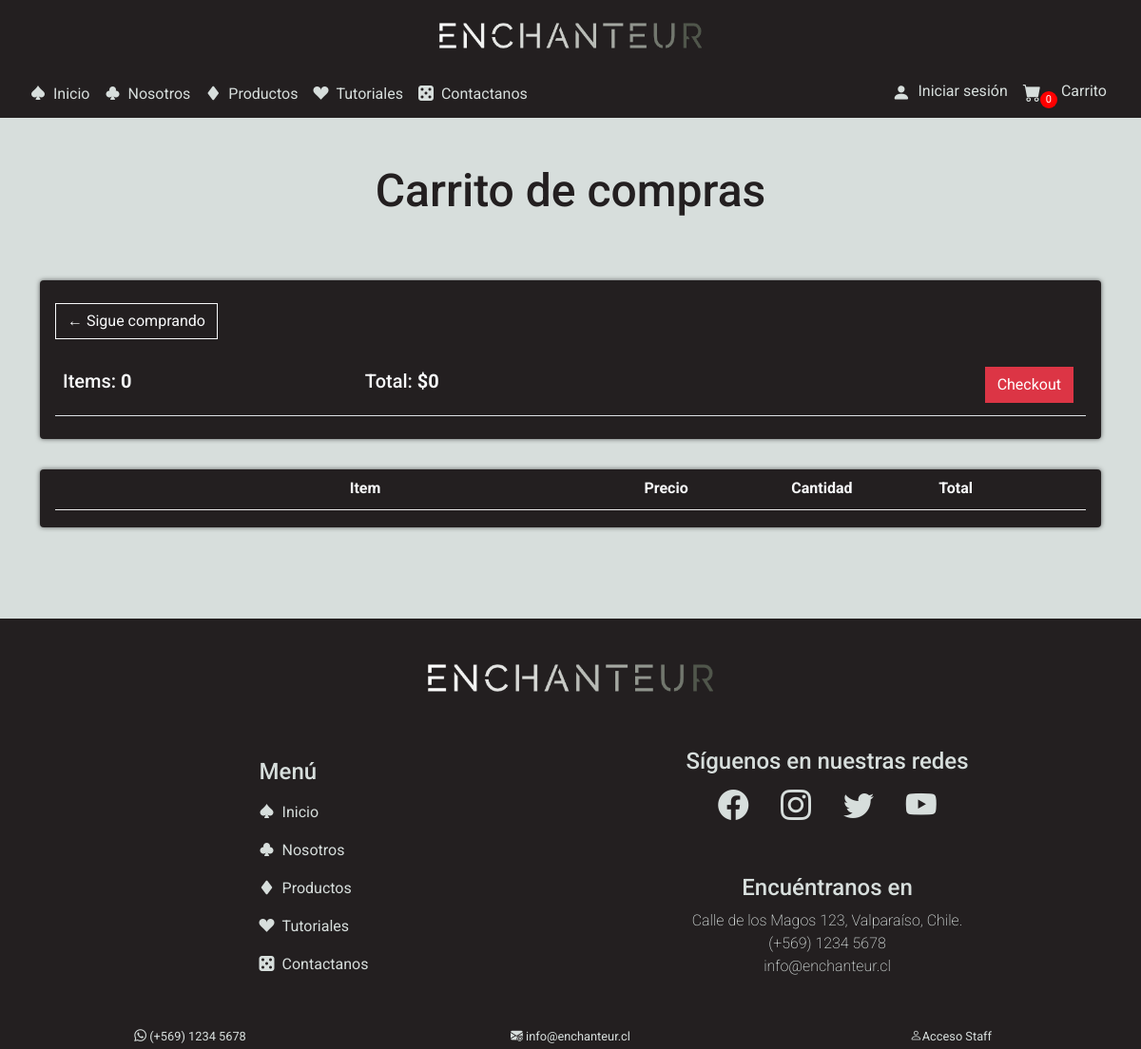
The page /cart/ (signed in) on the database as committed earlier.
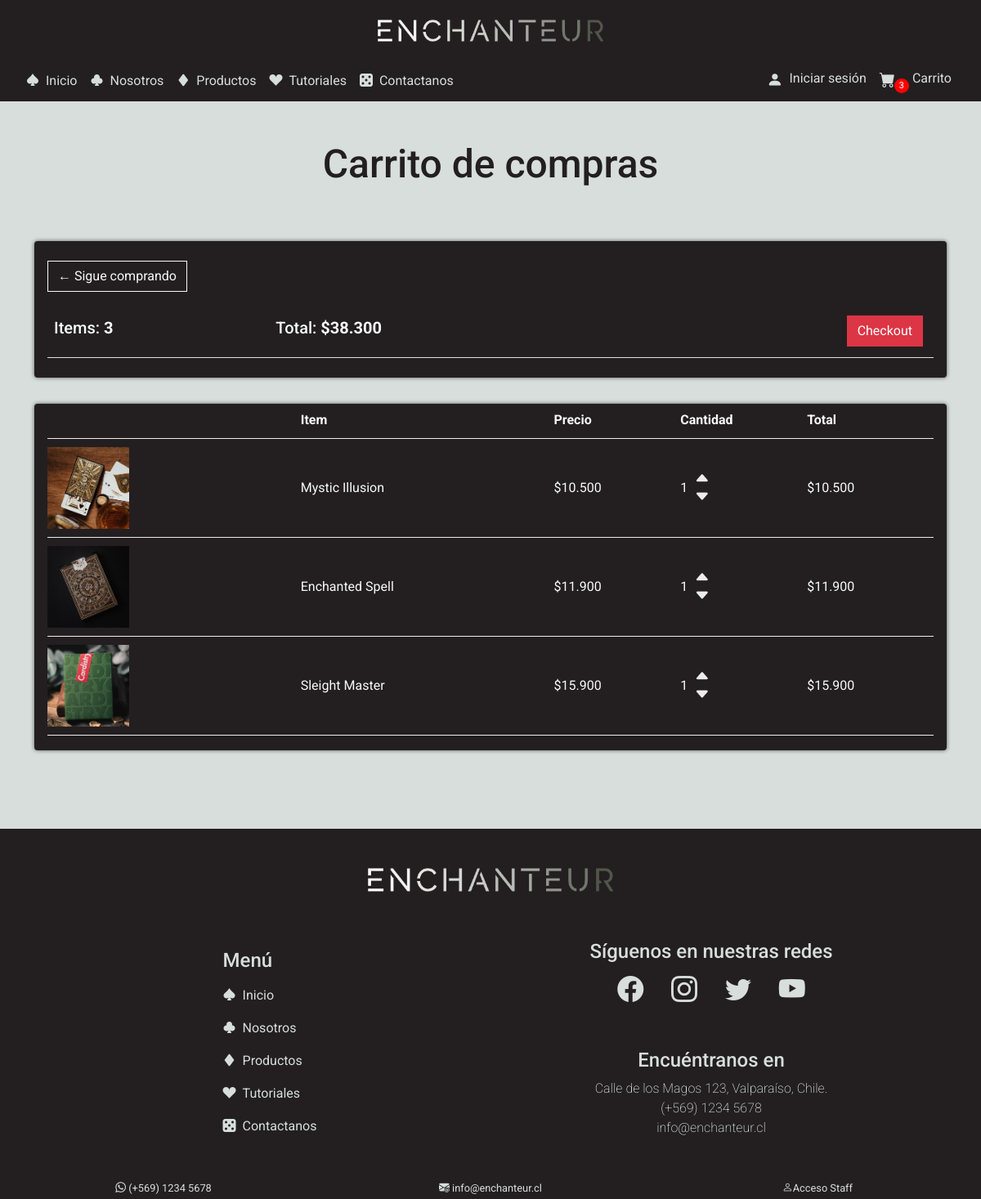
The same page on the database as committed later.
### store/models.py (models this page shows, shortened)
class Order(models.Model):
    customer = models.ForeignKey(Customer, on_delete=models.SET_NULL, null=True, blank=True)
    date_order = models.DateTimeField(auto_now_add= True),
    complete = models.BooleanField(default=False, null=True, blank=False)
    transaction_id = models.CharField(max_length = 200, null=True)
    @property
    def get_cart_total(self):
        orderitems = self.orderitem_set.all()
        total = sum([item.get_total for item in orderitems])
        return total
    @property
    def get_cart_items(self):
        orderitems = self.orderitem_set.all()
        total = sum([item.quantity for item in orderitems])
        return total

class OrderItem(models.Model):
    product = models.ForeignKey(Product, on_delete=models.SET_NULL, null=True, blank=True)
    order = models.ForeignKey(Order,on_delete=models.SET_NULL, null=True, blank=True)
    quantity = models.IntegerField(default=0, null=True, blank=True)
    data_added = models.DateTimeField(auto_now_add= True)
    @property
    def get_total(self):
        total = self.product.price * self.quantity
        return total

class Product(models.Model):
    name = models.CharField(max_length = 200, null=True)
    description = models.CharField(max_length = 200, null=True)
    price = models.IntegerField()
    image = models.ImageField(null=True, blank=True)

### store/views.py (the view)
# urls.py: path('cart/', views.cart, name="cart"),
def cart(request):
    if request.user.is_authenticated:
        customer = request.user.customer
        order, created = Order.objects.get_or_create(customer = customer, complete = False)
        items = order.orderitem_set.all()
        cartItems = order.get_cart_items
    else:
        cookieData = cookieCart(request)
        cartItems = cookieData['cartItems']
        order = cookieData['order']
        items = cookieData['items']
    context = {'items':items, 'order':order, 'cartItems': cartItems}
    return render(request, 'store/cart.html', context)

### store/templates/store/cart.html
{% extends 'store/main.html' %}
{% load static %}
{% load humanize %}
{% block content %}
<div class="bg-products py-5">
    <div class="container">
        <div class="row">
            <div class="col-12">
                <h1 class="text-center title-dark">
                    Carrito de compras
                </h1>
            </div>
        </div>
    </div>
    <div class="container content-container py-lg-5">
        <div class="row">
            <div class="col-lg-12">
                <div class="box-element resumen-compra">
                    <div class="button-productos my-3">
                        <a class="btn btn-outline-light" href="{% url 'store' %}">&#x2190; Sigue comprando</a>
                    </div>
                    <table class="table">
                        <tr>
                            <th class="vertical-align">
                                <h5 class="text-light">Items: <strong>{{order.get_cart_items}}</strong></h5>
                            </th>
                            <th class="vertical-align">
                                <h5 class="text-light">Total:<strong> ${{order.get_cart_total|intcomma}}</strong></h5>
                            </th>
                            <th>
                                <a style="float:right; margin:5px;" class="btn btn-danger"
                                    href="{% url 'checkout' %}">Checkout</a>
                            </th>
                        </tr>
                    </table>
                </div>
                <div class="box-element">
                    <div class="cart-row">
                        <div class="text-light vertical-align" style="flex:2"></div>
                        <div class="text-light vertical-align" style="flex:2"><strong>Item</strong></div>
                        <div class="text-light vertical-align" style="flex:1"><strong>Precio</strong></div>
                        <div class="text-light vertical-align" style="flex:1"><strong>Cantidad</strong></div>
                        <div class="text-light vertical-align" style="flex:1"><strong>Total</strong></div>
                    </div>
                    <div class="cart-row">
                        <div style="flex:2"><img class="row-image" src="{{item.product.image.url}}"></div>
                        <div class="text-light categoria-tabla-checkout" style="flex:2">
                            <p class="m-0">{{item.product.name}}</p>
                        </div>
                        <div class="text-light categoria-tabla-checkout" style="flex:1">
                            <p class="m-0">${{ item.product.price|intcomma }}</p>
                        </div>
                        <div style="flex:1" class="categoria-tabla-checkout categ-quantity">
                            <p class="quantity text-light m-0">{{item.quantity}}</p>
                            <div class="quantity">
                                <i class="bi bi-caret-up-fill cantidad-up-down update-cart" data-product="{{item.product.id}}"
                                data-action="add"></i>
                                <i class="bi bi-caret-down-fill cantidad-up-down update-cart" data-product="{{item.product.id}}"
                                data-action="remove"></i>
                            </div>
                        </div>
                        <div class="text-light categoria-tabla-checkout" style="flex:1">
                            <p class="m-0">${{ item.get_total|intcomma }}</p>
                        </div>
                    </div>
                </div>
            </div>
        </div>
    </div>
</div>
{% endblock %}

Rows that differ between the two databases and show on the page:
no longer on this page (row edited): Order: get_cart_items "0", get_cart_total "0"
added Order: get_cart_items "3", get_cart_total "38.300"
added OrderItem: product.image (picture), product.name "Mystic Illusion", product.price "10.500", quantity "1", get_total "10.500"
added OrderItem: product.image (picture), product.name "Enchanted Spell", product.price "11.900", quantity "1", get_total "11.900"
added OrderItem: product.image (picture), product.name "Sleight Master", product.price "15.900", quantity "1", get_total "15.900"
Other text that changed with them:
{{ cartItems }}: "0" → "3"
